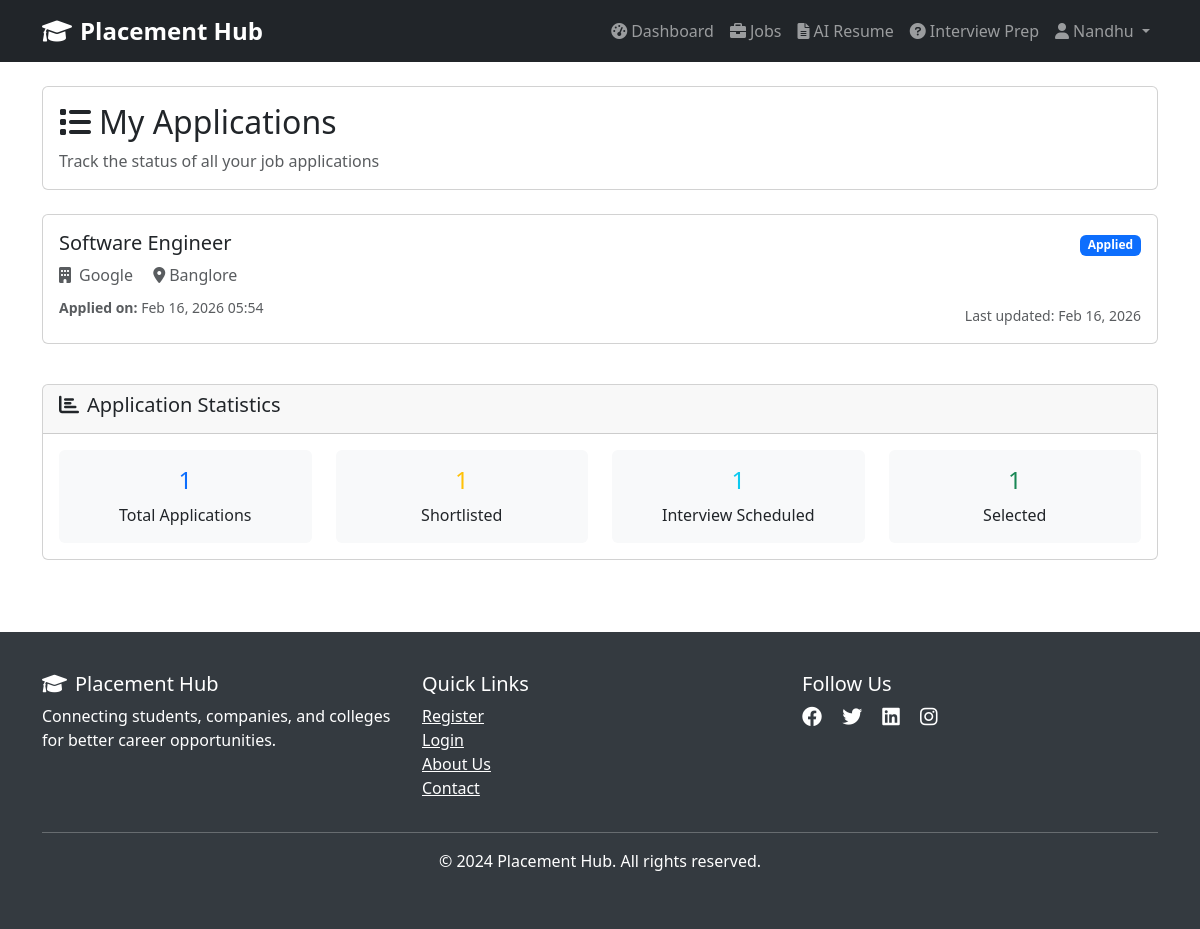
/students/applications/ (signed in), run on the app's committed database.
### accounts/models.py (models this page shows, shortened)
class User(AbstractUser):
    ROLE_CHOICES = [
        ('student', 'Student'),
        ('company', 'Company'),
        ('college', 'College'),
    ]
    role = models.CharField(max_length=10, choices=ROLE_CHOICES, default='student')
    phone = models.CharField(max_length=15, blank=True, null=True)
    is_verified = models.BooleanField(default=False)
    created_at = models.DateTimeField(auto_now_add=True)
    updated_at = models.DateTimeField(auto_now=True)
    @property
    def is_student(self):
        return self.role == 'student'

### jobs/models.py (models this page shows, shortened)
class Application(models.Model):
    STATUS_CHOICES = [
        ('applied', 'Applied'),
        ('shortlisted', 'Shortlisted'),
        ('interview_scheduled', 'Interview Scheduled'),
        ('selected', 'Selected'),
        ('rejected', 'Rejected'),
        ('withdrawn', 'Withdrawn'),
    ]
    job = models.ForeignKey(JobPost, on_delete=models.CASCADE, related_name='applications')
    student = models.ForeignKey('students.StudentProfile', on_delete=models.CASCADE, related_name='applications')
    status = models.CharField(max_length=20, choices=STATUS_CHOICES, default='applied')
    cover_letter = models.TextField(blank=True, null=True)
    applied_at = models.DateTimeField(auto_now_add=True)
    updated_at = models.DateTimeField(auto_now=True)
    class Meta:
        unique_together = ['job', 'student']
        ordering = ['-applied_at']

class JobPost(models.Model):
    JOB_TYPE_CHOICES = [
        ('internship', 'Internship'),
        ('full_time', 'Full Time'),
        ('part_time', 'Part Time'),
        ('contract', 'Contract'),
    ]
    STATUS_CHOICES = [
        ('active', 'Active'),
        ('closed', 'Closed'),
        ('draft', 'Draft'),
    ]
    company = models.ForeignKey('companies.CompanyProfile', on_delete=models.CASCADE, related_name='job_posts')
    title = models.CharField(max_length=200)
    description = models.TextField()
    requirements = models.TextField()
    skills_required = models.TextField(help_text="Enter required skills separated by commas")
    job_type = models.CharField(max_length=20, choices=JOB_TYPE_CHOICES)
    location = models.CharField(max_length=200)
    salary_min = models.DecimalField(max_digits=10, decimal_places=2, blank=True, null=True)
    salary_max = models.DecimalField(max_digits=10, decimal_places=2, blank=True, null=True)
    experience_required = models.IntegerField(default=0, help_text="Years of experience required")
    application_deadline = models.DateField()
    status = models.CharField(max_length=10, choices=STATUS_CHOICES, default='active')
    posted_at = models.DateTimeField(auto_now_add=True)
    updated_at = models.DateTimeField(auto_now=True)

### companies/models.py (models this page shows, shortened)
class CompanyProfile(models.Model):
    INDUSTRY_CHOICES = [
        ('IT', 'Information Technology'),
        ('FINANCE', 'Finance & Banking'),
        ('HEALTHCARE', 'Healthcare'),
        ('EDUCATION', 'Education'),
        ('MANUFACTURING', 'Manufacturing'),
        ('RETAIL', 'Retail & E-commerce'),
        ('CONSULTING', 'Consulting'),
        ('STARTUP', 'Startup'),
        ('OTHER', 'Other'),
    ]
    user = models.OneToOneField(settings.AUTH_USER_MODEL, on_delete=models.CASCADE, related_name='company_profile')
    company_name = models.CharField(max_length=200)
    hr_name = models.CharField(max_length=100)
    company_email = models.EmailField()
    industry_type = models.CharField(max_length=20, choices=INDUSTRY_CHOICES)
    company_logo = models.ImageField(upload_to='company_logos/', blank=True, null=True)
    website = models.URLField(blank=True, null=True)
    description = models.TextField(blank=True, null=True)
    founded_year = models.IntegerField(blank=True, null=True)
    company_size = models.CharField(max_length=50, blank=True, null=True, help_text="e.g., 1-50, 51-200, 201-500, 500+")
    headquarters = models.CharField(max_length=200, blank=True, null=True)
    is_verified = models.BooleanField(default=False)
    created_at = models.DateTimeField(auto_now_add=True)
    updated_at = models.DateTimeField(auto_now=True)
    class Meta:
        verbose_name_plural = "Company Profiles"

### students/views.py (the view)
# urls.py: path('applications/', views.applications, name='applications'),
@login_required
def applications(request):
    if not request.user.is_student:
        return redirect('accounts:login')
    try:
        student_profile = request.user.student_profile
    except StudentProfile.DoesNotExist:
        return redirect('students:profile_complete')
    applications = Application.objects.filter(student=student_profile).order_by('-applied_at')
    context = {
        'student_profile': student_profile,
        'applications': applications,
    }
    return render(request, 'students/applications.html', context)

### templates/students/applications.html (shortened to what this page needs)
{% extends 'base.html' %}
{% block content %}
<div class="container py-4">
    <div class="row mb-4">
        <div class="col-12">
            <div class="card">
                <div class="card-body">
                    <h2><i class="fas fa-list me-2"></i>My Applications</h2>
                    <p class="text-muted mb-0">Track the status of all your job applications</p>
                </div>
            </div>
        </div>
    </div>
    <div class="row">
        <div class="col-12">
            {% if applications %}
                {% for application in applications %}
                    <div class="card mb-3">
                        <div class="card-body">
                            <div class="row">
                                <div class="col-md-8">
                                    <h5 class="card-title">{{ application.job.title }}</h5>
                                    <p class="text-muted mb-2">
                                        <i class="fas fa-building me-2"></i>{{ application.job.company.company_name }}
                                        <span class="ms-3"><i class="fas fa-map-marker-alt me-1"></i>{{ application.job.location }}</span>
                                    </p>
                                    <div class="mb-2">
                                        <small class="text-muted">
                                            <strong>Applied on:</strong> {{ application.applied_at|date:"M d, Y H:i" }}
                                        </small>
                                    </div>
                                </div>
                                <div class="col-md-4 text-end">
                                    <div class="d-flex flex-column h-100 justify-content-between">
                                        <div>
                                            {% if application.status == 'applied' %}
                                                <span class="badge bg-primary">{{ application.get_status_display }}</span>
                                            {% elif application.status == 'shortlisted' %}
                                                <span class="badge bg-warning">{{ application.get_status_display }}</span>
                                            {% elif application.status == 'interview_scheduled' %}
                                                <span class="badge bg-info">{{ application.get_status_display }}</span>
                                            {% elif application.status == 'selected' %}
                                                <span class="badge bg-success">{{ application.get_status_display }}</span>
                                            {% elif application.status == 'rejected' %}
                                                <span class="badge bg-danger">{{ application.get_status_display }}</span>
                                            {% else %}
                                                <span class="badge bg-secondary">{{ application.get_status_display }}</span>
                                            {% endif %}
                                        </div>
                                        <div>
                                            <small class="text-muted">
                                                {% if application.updated_at != application.applied_at %}
                                                    Last updated: {{ application.updated_at|date:"M d, Y" }}
                                                {% endif %}
                                            </small>
                                        </div>
                                    </div>
                                </div>
                            </div>
                        </div>
                    </div>
                {% endfor %}
            {% endif %}
        </div>
    </div>
    {% if applications %}
        <div class="row mt-4">
            <div class="col-12">
                <div class="card">
                    <div class="card-header">
                        <h5><i class="fas fa-chart-bar me-2"></i>Application Statistics</h5>
                    </div>
                    <div class="card-body">
                        <div class="row text-center">
                            <div class="col-md-3">
                                <div class="p-3 bg-light rounded">
                                    <h4 class="text-primary">{{ applications|length }}</h4>
                                    <p class="mb-0">Total Applications</p>
                                </div>
                            </div>
                            <div class="col-md-3">
                                <div class="p-3 bg-light rounded">
                                    <h4 class="text-warning">{{ applications|dictsort:"status"|slice:":1"|first|yesno:"1,0" }}</h4>
                                    <p class="mb-0">Shortlisted</p>
                                </div>
                            </div>
                            <div class="col-md-3">
                                <div class="p-3 bg-light rounded">
                                    <h4 class="text-info">{{ applications|dictsort:"status"|slice:":1"|first|yesno:"1,0" }}</h4>
                                    <p class="mb-0">Interview Scheduled</p>
                                </div>
                            </div>
                            <div class="col-md-3">
                                <div class="p-3 bg-light rounded">
                                    <h4 class="text-success">{{ applications|dictsort:"status"|slice:":1"|first|yesno:"1,0" }}</h4>
                                    <p class="mb-0">Selected</p>
                                </div>
                            </div>
                        </div>
                    </div>
                </div>
            </div>
        </div>
    {% endif %}
</div>
{% endblock %}

### templates/base.html (shortened to what this page needs)
<!DOCTYPE html>
<html lang="en">
<head>
    <link href="https://cdn.jsdelivr.net/npm/bootstrap@5.3.0/dist/css/bootstrap.min.css" rel="stylesheet">
    <link href="https://cdnjs.cloudflare.com/ajax/libs/font-awesome/6.0.0/css/all.min.css" rel="stylesheet">
</head>
<body>
    <nav class="navbar navbar-expand-lg navbar-dark bg-dark">
        <div class="container">
            <a class="navbar-brand" href="{% url 'landing_page' %}">
                <i class="fas fa-graduation-cap me-2"></i>Placement Hub
            </a>
            <div class="collapse navbar-collapse" id="navbarNav">
                <ul class="navbar-nav ms-auto">
                    {% if user.is_authenticated %}
                        {% if user.is_student %}
                            <li class="nav-item">
                                <a class="nav-link" href="{% url 'students:dashboard' %}">
                                    <i class="fas fa-tachometer-alt me-1"></i>Dashboard
                                </a>
                            </li>
                            <li class="nav-item">
                                <a class="nav-link" href="{% url 'students:job_listings' %}">
                                    <i class="fas fa-briefcase me-1"></i>Jobs
                                </a>
                            </li>
                            <li class="nav-item">
                                <a class="nav-link" href="{% url 'ai_tools:resume_builder' %}">
                                    <i class="fas fa-file-alt me-1"></i>AI Resume
                                </a>
                            </li>
                            <li class="nav-item">
                                <a class="nav-link" href="{% url 'ai_tools:interview_preparation' %}">
                                    <i class="fas fa-question-circle me-1"></i>Interview Prep
                                </a>
                            </li>
                        {% endif %}
                        <li class="nav-item dropdown">
                            <a class="nav-link dropdown-toggle" href="#" role="button" data-bs-toggle="dropdown">
                                <i class="fas fa-user me-1"></i>{{ user.username }}
                            </a>
                        </li>
                    {% endif %}
                </ul>
            </div>
        </div>
    </nav>
    {% block content %}{% endblock %}
    <footer class="footer mt-5">
        <div class="container">
            <div class="row">
                <div class="col-md-4">
                    <h5><i class="fas fa-graduation-cap me-2"></i>Placement Hub</h5>
                    <p>Connecting students, companies, and colleges for better career opportunities.</p>
                </div>
                <div class="col-md-4">
                    <h5>Quick Links</h5>
                    <ul class="list-unstyled">
                        <li><a href="{% url 'accounts:register' %}" class="text-white">Register</a></li>
                        <li><a href="{% url 'accounts:login' %}" class="text-white">Login</a></li>
                        <li><a href="#" class="text-white">About Us</a></li>
                        <li><a href="#" class="text-white">Contact</a></li>
                    </ul>
                </div>
                <div class="col-md-4">
                    <h5>Follow Us</h5>
                    <div>
                        <a href="#" class="text-white me-3"><i class="fab fa-facebook fa-lg"></i></a>
                        <a href="#" class="text-white me-3"><i class="fab fa-twitter fa-lg"></i></a>
                        <a href="#" class="text-white me-3"><i class="fab fa-linkedin fa-lg"></i></a>
                        <a href="#" class="text-white"><i class="fab fa-instagram fa-lg"></i></a>
                    </div>
                </div>
            </div>
            <hr class="bg-white">
            <div class="text-center">
                <p>&copy; 2024 Placement Hub. All rights reserved.</p>
            </div>
        </div>
    </footer>
</body>
</html>

### templates/base.html (style rules this page uses)
.navbar-brand { font-weight: bold; font-size: 1.5rem; }
.footer { background-color: #343a40; color: white; padding: 40px 0; }

### data on the page
User: username "Nandhu"
Application: job "Software Engineer", job.company.company_name "Google", job.location "Banglore", applied_at "Feb 16, 2026 05:54", status "Applied", updated_at "Feb 16, 2026", status "1"

### other printed values
{{ applications|length }} "1"
